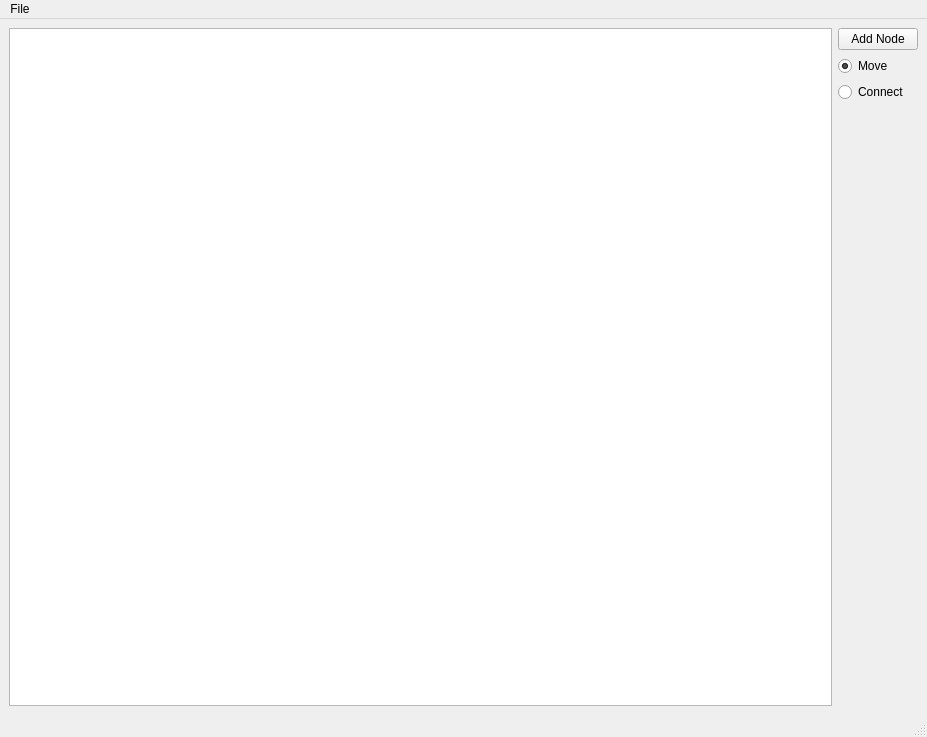
<?xml version="1.0" encoding="UTF-8"?>
<ui version="4.0">
 <class>MainWindow</class>
 <widget class="QMainWindow" name="MainWindow">
  <property name="geometry">
   <rect>
    <x>0</x>
    <y>0</y>
    <width>927</width>
    <height>737</height>
   </rect>
  </property>
  <property name="windowTitle">
   <string>MainWindow</string>
  </property>
  <widget class="QWidget" name="centralwidget">
   <layout class="QGridLayout" name="gridLayout">
    <item row="3" column="1">
     <spacer name="verticalSpacer">
      <property name="orientation">
       <enum>Qt::Vertical</enum>
      </property>
      <property name="sizeHint" stdset="0">
       <size>
        <width>20</width>
        <height>40</height>
       </size>
      </property>
     </spacer>
    </item>
    <item row="1" column="1">
     <widget class="QRadioButton" name="buttomMove">
      <property name="text">
       <string>Move</string>
      </property>
      <property name="checked">
       <bool>true</bool>
      </property>
      <attribute name="buttonGroup">
       <string notr="true">groupMoveConnect</string>
      </attribute>
     </widget>
    </item>
    <item row="0" column="1">
     <widget class="QPushButton" name="buttonAddNode">
      <property name="text">
       <string>Add Node</string>
      </property>
     </widget>
    </item>
    <item row="0" column="0" rowspan="4">
     <widget class="GraphicsView" name="graphicsView"/>
    </item>
    <item row="2" column="1">
     <widget class="QRadioButton" name="buttonConnect">
      <property name="text">
       <string>Connect</string>
      </property>
      <attribute name="buttonGroup">
       <string notr="true">groupMoveConnect</string>
      </attribute>
     </widget>
    </item>
   </layout>
  </widget>
  <widget class="QMenuBar" name="menubar">
   <property name="geometry">
    <rect>
     <x>0</x>
     <y>0</y>
     <width>927</width>
     <height>22</height>
    </rect>
   </property>
   <widget class="QMenu" name="menuFile">
    <property name="title">
     <string>File</string>
    </property>
    <addaction name="actionOpen"/>
    <addaction name="actionSave_As"/>
    <addaction name="separator"/>
    <addaction name="actionQuit"/>
   </widget>
   <addaction name="menuFile"/>
  </widget>
  <widget class="QStatusBar" name="statusbar"/>
  <action name="actionOpen">
   <property name="text">
    <string>Open</string>
   </property>
   <property name="shortcut">
    <string>Ctrl+O</string>
   </property>
  </action>
  <action name="actionSave_As">
   <property name="text">
    <string>Save As</string>
   </property>
   <property name="shortcut">
    <string>Ctrl+Shift+S</string>
   </property>
  </action>
  <action name="actionQuit">
   <property name="text">
    <string>Quit</string>
   </property>
   <property name="shortcut">
    <string>Ctrl+Q</string>
   </property>
  </action>
 </widget>
 <customwidgets>
  <customwidget>
   <class>GraphicsView</class>
   <extends>QGraphicsView</extends>
   <header>ui/graphicsview.hpp</header>
  </customwidget>
 </customwidgets>
 <resources/>
 <connections/>
 <buttongroups>
  <buttongroup name="groupMoveConnect"/>
 </buttongroups>
</ui>
